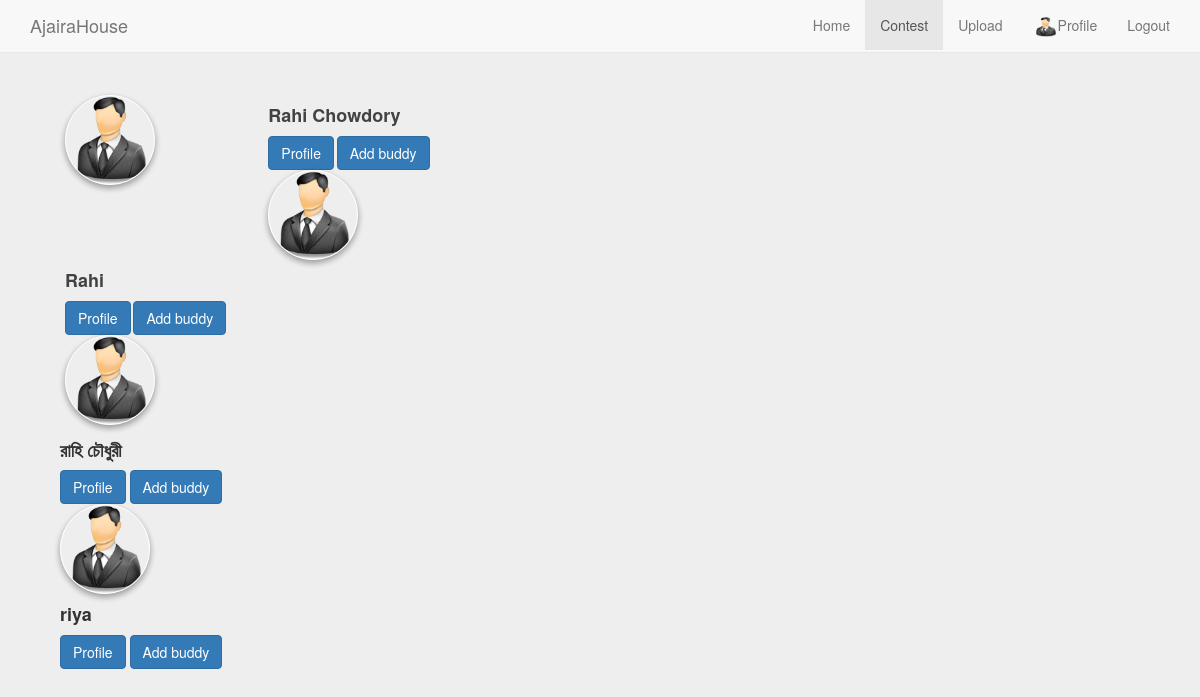
Page /contest (signed in) on the earlier database version.
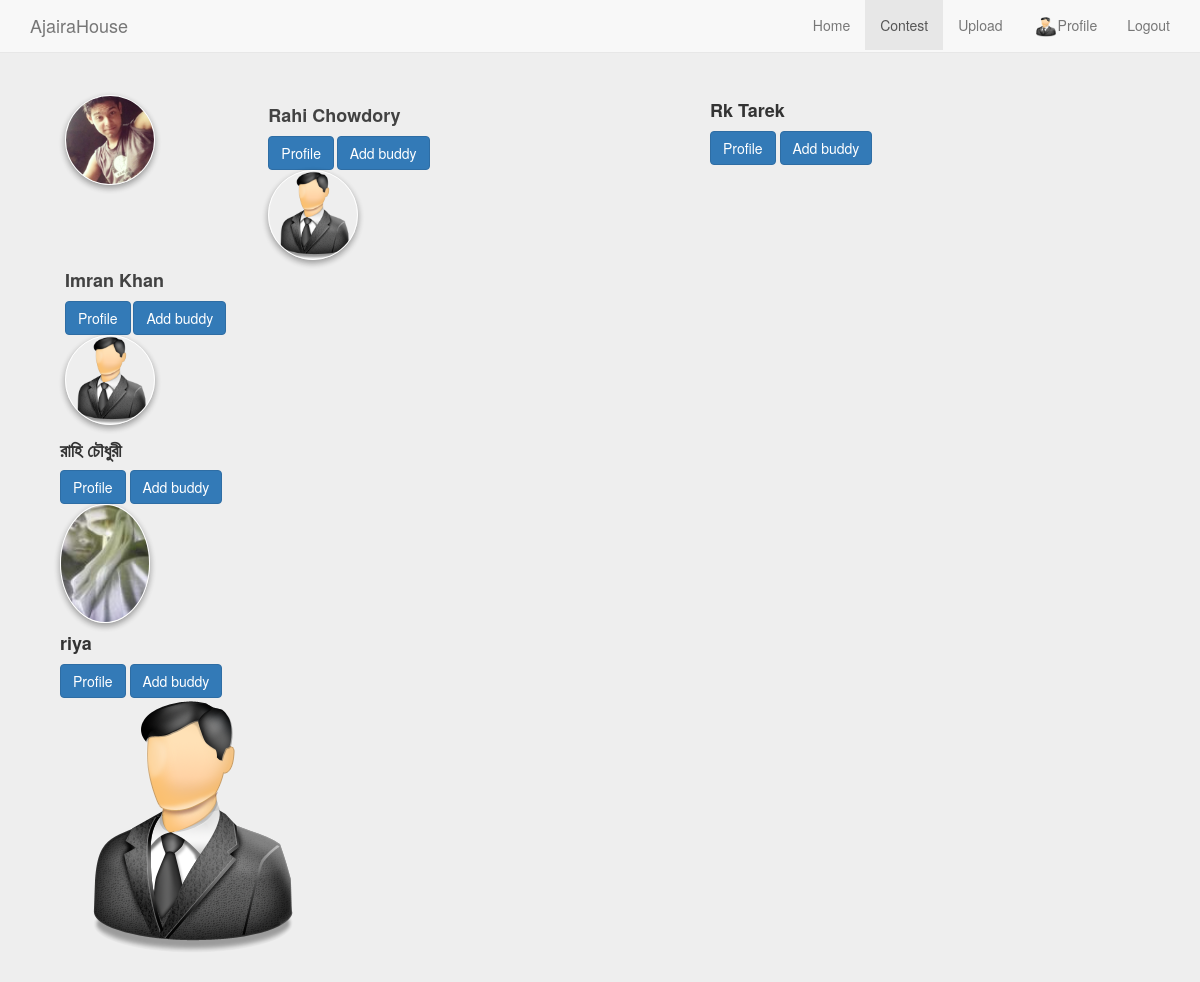
Same page on the later database version.
### ajaira/models.py (models this page shows, shortened)
class User(db.Model,UserMixin):
    id=db.Column(db.Integer,primary_key=True)
    username=db.Column(db.String(20),nullable=False)
    email=db.Column(db.String(120),unique=True,nullable=False)
    image_file=db.Column(db.String(20),nullable=False,default="default.jpg")
    password=db.Column(db.String(60),nullable=False)
    posts=db.relationship("Post",backref='author',lazy=True)

### ajaira/routes.py (the view)
@app.route("/contest")
@login_required
def contest():
    user=User.query.all()
    return render_template("network.html",active=active,user=user )

### ajaira/models.py (called while the page is built)
@login_manager.user_loader
def load_user(user_id):
    return User.query.get(int(user_id))

### ajaira/templates/network.html (shortened to what this page needs)
{% extends 'layout.html' %}
{% block content %}
{% if active %}
{% else %}
{% block nav %}
<li><a href="{{url_for('home')}}">Home</a></li>
<li class="active"><a href="{{url_for('contest')}}" >Contest</a></li>
<li><a href="{{url_for('upload')}}">Upload</a></li>
<li class="profile" ><a href="{{url_for('profile')}}"><img  src="{{url_for('static',filename='img/demo-doll.png')}}" alt="" />Profile</a></li>
 {% endblock %}
{% endif %}
<div class="container">
    <div class="container profile-page">
            <div class="col-xl-6 col-lg-7 col-md-12">
                <div class="card profile-header">
                    <div class="body">
                        <div class="row">
                            <div class="col-lg-4 col-md-4 col-12">
                              {% for usr in user %}
                                <div class="profile-image float-md-right"> <img src="{{url_for('static',filename='img/'+usr.image_file)}}" alt=""> </div>
                            </div>
                                <h4 class="m-t-0 m-b-0"><strong>{{ usr.username }}</strong></h4>
                                    <button class="btn btn-primary btn-round">Profile</button>
                                    <button class="btn btn-primary btn-round btn-simple">Add buddy</button>
                                {% endfor %}
                            </div>
                        </div>
                    </div>
{% endblock %}

Differences in the rows shown:
changed User "Rahi Chowdory": image_file: picture added in place of a placeholder
changed User: username "Rahi" → "Imran Khan"
changed User "riya": image_file: picture added in place of a placeholder
added User: image_file (placeholder picture), username "Rk Tarek"
